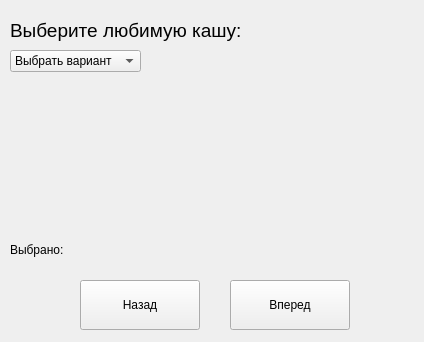
<?xml version="1.0" encoding="UTF-8"?>
<ui version="4.0">
 <class>chilhood</class>
 <widget class="QWidget" name="chilhood">
  <property name="geometry">
   <rect>
    <x>0</x>
    <y>0</y>
    <width>424</width>
    <height>342</height>
   </rect>
  </property>
  <property name="windowTitle">
   <string>Form</string>
  </property>
  <widget class="QLabel" name="chilhoodLbl2">
   <property name="geometry">
    <rect>
     <x>10</x>
     <y>10</y>
     <width>311</width>
     <height>41</height>
    </rect>
   </property>
   <property name="text">
    <string>&lt;html&gt;&lt;head/&gt;&lt;body&gt;&lt;p&gt;&lt;span style=&quot; font-size:14pt;&quot;&gt;Выберите любимую кашу:&lt;/span&gt;&lt;/p&gt;&lt;/body&gt;&lt;/html&gt;</string>
   </property>
  </widget>
  <widget class="QLabel" name="chilhoodLbl1">
   <property name="geometry">
    <rect>
     <x>10</x>
     <y>240</y>
     <width>171</width>
     <height>20</height>
    </rect>
   </property>
   <property name="text">
    <string>Выбрано: </string>
   </property>
  </widget>
  <widget class="QPushButton" name="Back">
   <property name="geometry">
    <rect>
     <x>80</x>
     <y>280</y>
     <width>120</width>
     <height>50</height>
    </rect>
   </property>
   <property name="text">
    <string>Назад</string>
   </property>
  </widget>
  <widget class="QPushButton" name="Next">
   <property name="geometry">
    <rect>
     <x>230</x>
     <y>280</y>
     <width>120</width>
     <height>50</height>
    </rect>
   </property>
   <property name="text">
    <string>Вперед</string>
   </property>
  </widget>
  <widget class="QLabel" name="label_img">
   <property name="geometry">
    <rect>
     <x>160</x>
     <y>50</y>
     <width>241</width>
     <height>171</height>
    </rect>
   </property>
   <property name="text">
    <string/>
   </property>
  </widget>
  <widget class="QComboBox" name="comboBox">
   <property name="geometry">
    <rect>
     <x>10</x>
     <y>50</y>
     <width>131</width>
     <height>22</height>
    </rect>
   </property>
   <item>
    <property name="text">
     <string>Выбрать вариант</string>
    </property>
   </item>
   <item>
    <property name="text">
     <string>Манная</string>
    </property>
   </item>
   <item>
    <property name="text">
     <string>Гречневая</string>
    </property>
   </item>
   <item>
    <property name="text">
     <string>Овсянная</string>
    </property>
   </item>
   <item>
    <property name="text">
     <string>Рисовая</string>
    </property>
   </item>
  </widget>
 </widget>
 <resources/>
 <connections/>
</ui>
